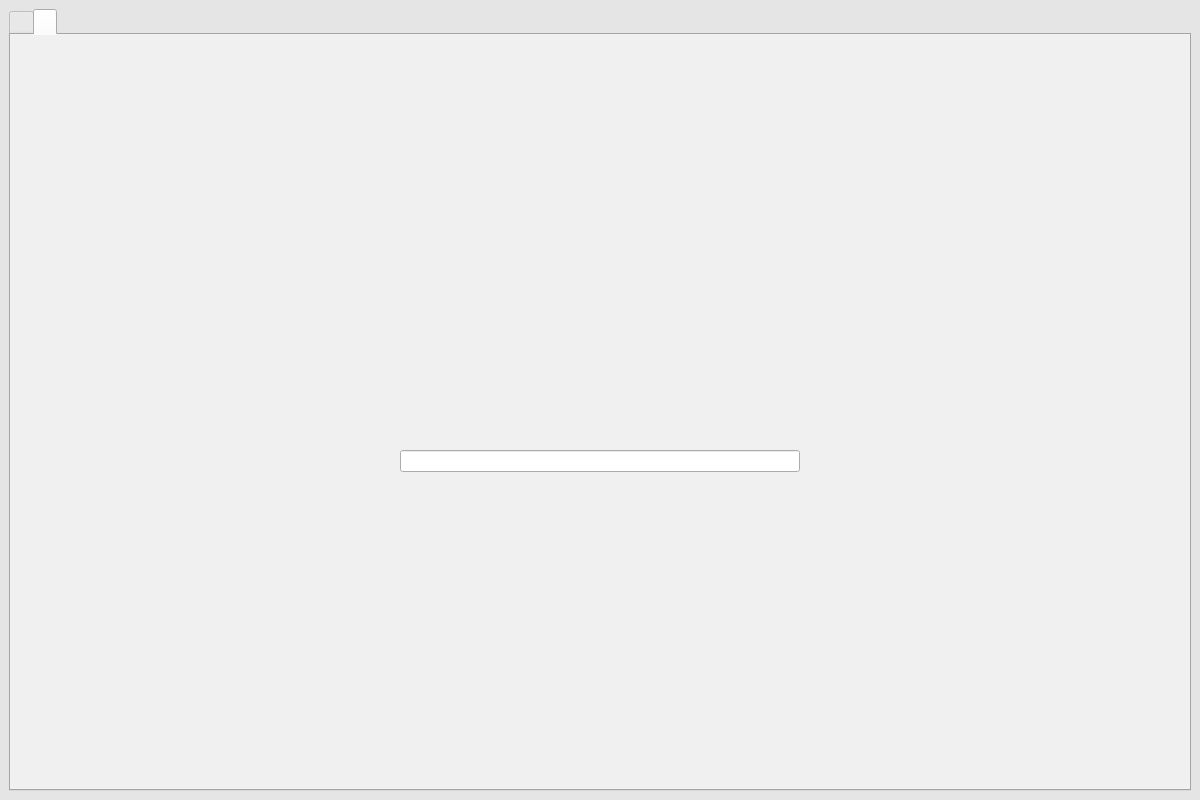
<?xml version="1.0" encoding="UTF-8"?>
<ui version="4.0">
 <class>MainWindow</class>
 <widget class="QMainWindow" name="MainWindow">
  <property name="geometry">
   <rect>
    <x>0</x>
    <y>0</y>
    <width>1200</width>
    <height>800</height>
   </rect>
  </property>
  <property name="sizePolicy">
   <sizepolicy hsizetype="Preferred" vsizetype="Preferred">
    <horstretch>0</horstretch>
    <verstretch>0</verstretch>
   </sizepolicy>
  </property>
  <property name="focusPolicy">
   <enum>Qt::NoFocus</enum>
  </property>
  <property name="windowTitle">
   <string>MainWindow</string>
  </property>
  <property name="styleSheet">
   <string notr="true">QMainWindow{
background: rgb(229, 229, 229);
padding: 0 0px;
border-radius: 0;
margin: 0;
border-width: 0px;
}</string>
  </property>
  <property name="tabShape">
   <enum>QTabWidget::Rounded</enum>
  </property>
  <widget class="QWidget" name="centralwidget">
   <property name="styleSheet">
    <string notr="true">QCentralWidget {
padding: 0 0;
border-radius: 0;
margin: 0 0;
}</string>
   </property>
   <layout class="QHBoxLayout" name="horizontalLayout">
    <item>
     <widget class="QTabWidget" name="tabWidget">
      <property name="sizePolicy">
       <sizepolicy hsizetype="MinimumExpanding" vsizetype="MinimumExpanding">
        <horstretch>0</horstretch>
        <verstretch>0</verstretch>
       </sizepolicy>
      </property>
      <property name="minimumSize">
       <size>
        <width>762</width>
        <height>498</height>
       </size>
      </property>
      <property name="cursor">
       <cursorShape>PointingHandCursor</cursorShape>
      </property>
      <property name="focusPolicy">
       <enum>Qt::NoFocus</enum>
      </property>
      <property name="contextMenuPolicy">
       <enum>Qt::DefaultContextMenu</enum>
      </property>
      <property name="styleSheet">
       <string notr="true">QTabWidget {
background: rgb(229, 229, 229);
padding: 0 0;
margin: 0 0;
}</string>
      </property>
      <property name="currentIndex">
       <number>1</number>
      </property>
      <widget class="QWidget" name="tabWidgetPage1" native="true">
       <property name="cursor">
        <cursorShape>ArrowCursor</cursorShape>
       </property>
       <attribute name="title">
        <string/>
       </attribute>
       <layout class="QHBoxLayout" name="horizontalLayout_4">
        <item>
         <widget class="QSplitter" name="splitter">
          <property name="sizePolicy">
           <sizepolicy hsizetype="MinimumExpanding" vsizetype="MinimumExpanding">
            <horstretch>0</horstretch>
            <verstretch>0</verstretch>
           </sizepolicy>
          </property>
          <property name="styleSheet">
           <string notr="true">QSplitter {
border-radius: 0;
padding:0;
}</string>
          </property>
          <property name="orientation">
           <enum>Qt::Horizontal</enum>
          </property>
          <widget class="QWidget" name="verticalLayoutWidget">
           <layout class="QVBoxLayout" name="verticalLayout_3">
            <item>
             <widget class="QLabel" name="label">
              <property name="sizePolicy">
               <sizepolicy hsizetype="Preferred" vsizetype="Preferred">
                <horstretch>0</horstretch>
                <verstretch>0</verstretch>
               </sizepolicy>
              </property>
              <property name="minimumSize">
               <size>
                <width>100</width>
                <height>100</height>
               </size>
              </property>
              <property name="text">
               <string>Corpus file:</string>
              </property>
             </widget>
            </item>
            <item>
             <widget class="QTableView" name="tableView_3">
              <property name="sizePolicy">
               <sizepolicy hsizetype="Preferred" vsizetype="MinimumExpanding">
                <horstretch>0</horstretch>
                <verstretch>0</verstretch>
               </sizepolicy>
              </property>
             </widget>
            </item>
            <item>
             <widget class="QTableView" name="tableView_2">
              <property name="sizePolicy">
               <sizepolicy hsizetype="Preferred" vsizetype="MinimumExpanding">
                <horstretch>0</horstretch>
                <verstretch>0</verstretch>
               </sizepolicy>
              </property>
              <property name="maximumSize">
               <size>
                <width>16777215</width>
                <height>70</height>
               </size>
              </property>
             </widget>
            </item>
            <item>
             <layout class="QHBoxLayout" name="horizontalLayout_3">
              <property name="leftMargin">
               <number>10</number>
              </property>
              <property name="topMargin">
               <number>10</number>
              </property>
              <property name="bottomMargin">
               <number>20</number>
              </property>
              <item>
               <widget class="QPushButton" name="pushButton">
                <property name="sizePolicy">
                 <sizepolicy hsizetype="MinimumExpanding" vsizetype="Fixed">
                  <horstretch>0</horstretch>
                  <verstretch>0</verstretch>
                 </sizepolicy>
                </property>
                <property name="cursor">
                 <cursorShape>PointingHandCursor</cursorShape>
                </property>
                <property name="text">
                 <string>Add files</string>
                </property>
               </widget>
              </item>
              <item>
               <widget class="QPushButton" name="pushButton_3">
                <property name="sizePolicy">
                 <sizepolicy hsizetype="Preferred" vsizetype="Fixed">
                  <horstretch>0</horstretch>
                  <verstretch>0</verstretch>
                 </sizepolicy>
                </property>
                <property name="cursor">
                 <cursorShape>PointingHandCursor</cursorShape>
                </property>
                <property name="text">
                 <string>Delete files</string>
                </property>
               </widget>
              </item>
             </layout>
            </item>
           </layout>
          </widget>
          <widget class="QWidget" name="verticalLayoutWidget_2">
           <layout class="QVBoxLayout" name="verticalLayout_4">
            <item>
             <widget class="QLabel" name="label_3">
              <property name="sizePolicy">
               <sizepolicy hsizetype="Minimum" vsizetype="Minimum">
                <horstretch>0</horstretch>
                <verstretch>0</verstretch>
               </sizepolicy>
              </property>
              <property name="minimumSize">
               <size>
                <width>0</width>
                <height>50</height>
               </size>
              </property>
              <property name="maximumSize">
               <size>
                <width>16777215</width>
                <height>50</height>
               </size>
              </property>
              <property name="text">
               <string>Choose settings:</string>
              </property>
             </widget>
            </item>
            <item>
             <layout class="QHBoxLayout" name="horizontalLayout_2">
              <item>
               <widget class="QComboBox" name="comboBox">
                <property name="sizePolicy">
                 <sizepolicy hsizetype="MinimumExpanding" vsizetype="Fixed">
                  <horstretch>0</horstretch>
                  <verstretch>0</verstretch>
                 </sizepolicy>
                </property>
                <property name="minimumSize">
                 <size>
                  <width>20</width>
                  <height>0</height>
                 </size>
                </property>
                <property name="currentIndex">
                 <number>-1</number>
                </property>
                <property name="maxCount">
                 <number>16</number>
                </property>
               </widget>
              </item>
              <item>
               <widget class="QSpinBox" name="spinBox">
                <property name="enabled">
                 <bool>false</bool>
                </property>
                <property name="sizePolicy">
                 <sizepolicy hsizetype="MinimumExpanding" vsizetype="Fixed">
                  <horstretch>0</horstretch>
                  <verstretch>0</verstretch>
                 </sizepolicy>
                </property>
                <property name="minimumSize">
                 <size>
                  <width>20</width>
                  <height>0</height>
                 </size>
                </property>
                <property name="cursor">
                 <cursorShape>ForbiddenCursor</cursorShape>
                </property>
                <property name="minimum">
                 <number>1</number>
                </property>
                <property name="maximum">
                 <number>16</number>
                </property>
               </widget>
              </item>
             </layout>
            </item>
            <item alignment="Qt::AlignRight">
             <widget class="QPushButton" name="pushButton_2">
              <property name="sizePolicy">
               <sizepolicy hsizetype="Preferred" vsizetype="Fixed">
                <horstretch>0</horstretch>
                <verstretch>0</verstretch>
               </sizepolicy>
              </property>
              <property name="cursor">
               <cursorShape>PointingHandCursor</cursorShape>
              </property>
              <property name="text">
               <string>Start</string>
              </property>
             </widget>
            </item>
            <item>
             <widget class="QLabel" name="label_2">
              <property name="maximumSize">
               <size>
                <width>16777215</width>
                <height>50</height>
               </size>
              </property>
              <property name="text">
               <string>Scanning statistics</string>
              </property>
             </widget>
            </item>
            <item>
             <widget class="QTableView" name="tableView">
              <property name="sizePolicy">
               <sizepolicy hsizetype="MinimumExpanding" vsizetype="Preferred">
                <horstretch>0</horstretch>
                <verstretch>0</verstretch>
               </sizepolicy>
              </property>
              <property name="minimumSize">
               <size>
                <width>500</width>
                <height>300</height>
               </size>
              </property>
              <property name="styleSheet">
               <string notr="true"/>
              </property>
             </widget>
            </item>
           </layout>
          </widget>
         </widget>
        </item>
       </layout>
      </widget>
      <widget class="QWidget" name="tabWidgetPage2" native="true">
       <property name="cursor">
        <cursorShape>ArrowCursor</cursorShape>
       </property>
       <attribute name="title">
        <string/>
       </attribute>
       <layout class="QVBoxLayout" name="verticalLayout_2">
        <item alignment="Qt::AlignHCenter">
         <widget class="QLabel" name="label_4">
          <property name="sizePolicy">
           <sizepolicy hsizetype="MinimumExpanding" vsizetype="MinimumExpanding">
            <horstretch>0</horstretch>
            <verstretch>0</verstretch>
           </sizepolicy>
          </property>
          <property name="minimumSize">
           <size>
            <width>400</width>
            <height>400</height>
           </size>
          </property>
          <property name="text">
           <string/>
          </property>
         </widget>
        </item>
        <item alignment="Qt::AlignHCenter">
         <widget class="QLineEdit" name="lineEdit">
          <property name="sizePolicy">
           <sizepolicy hsizetype="MinimumExpanding" vsizetype="Fixed">
            <horstretch>0</horstretch>
            <verstretch>0</verstretch>
           </sizepolicy>
          </property>
          <property name="minimumSize">
           <size>
            <width>400</width>
            <height>0</height>
           </size>
          </property>
         </widget>
        </item>
        <item>
         <spacer name="verticalSpacer_2">
          <property name="orientation">
           <enum>Qt::Vertical</enum>
          </property>
          <property name="sizeHint" stdset="0">
           <size>
            <width>20</width>
            <height>150</height>
           </size>
          </property>
         </spacer>
        </item>
       </layout>
      </widget>
     </widget>
    </item>
   </layout>
  </widget>
  <widget class="QMenuBar" name="menubar">
   <property name="geometry">
    <rect>
     <x>0</x>
     <y>0</y>
     <width>1200</width>
     <height>21</height>
    </rect>
   </property>
  </widget>
 </widget>
 <resources/>
 <connections/>
</ui>
